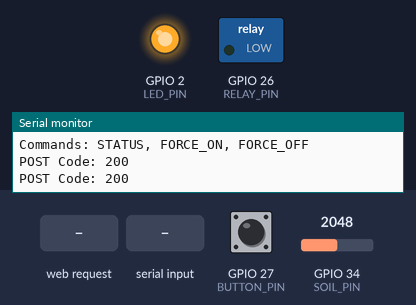
Bench run of a sketch on a simulated ESP32. On the bench: switched loads named in the sketch (green lamp = pin HIGH), output pins drawn as LEDs (lit = HIGH), the last lines printed to the serial monitor. The inputs (shaded band) are chosen by the test bench; at power-on: GPIO 27 (BUTTON_PIN) HIGH, GPIO 34 (SOIL_PIN) = 2048. WiFi joins after 1.5 s; servers stay silent unless stated; uploads are accepted with an empty reply.

Above: at 6.8 s.
6.9 s: HTTP request GET /off received
At 8.8 s:
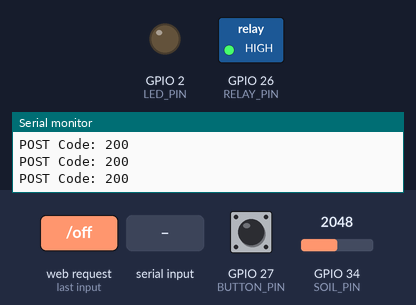
11.0 s: HTTP request GET /on received
At 12.5 s:
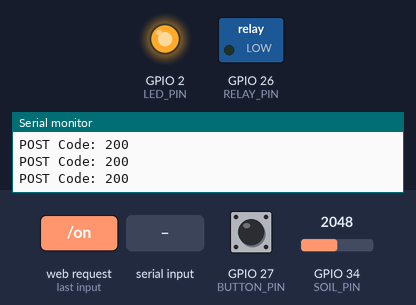
19.2 s: "FORCE_OFF\n" received over Serial
At 21.1 s:
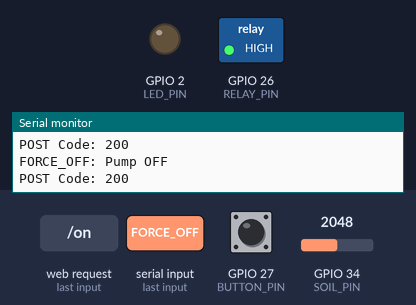
Timing chart, 0 to 22.6 s (numbered marks = the images above; inputs shaded):
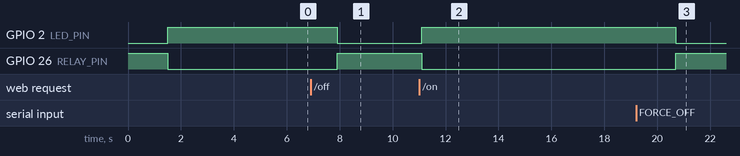

Measured:
- after the input at 6.9 s, GPIO 2 (LED_PIN): HIGH → LOW after 1.0 s; GPIO 26 (RELAY_PIN): LOW → HIGH after 1.0 s
- after the input at 11.0 s, GPIO 2 (LED_PIN): LOW → HIGH after 0.11 s; GPIO 26 (RELAY_PIN): HIGH → LOW after 0.11 s
- after the input at 19.2 s, GPIO 2 (LED_PIN): HIGH → LOW after 1.5 s; GPIO 26 (RELAY_PIN): LOW → HIGH after 1.5 s

The sketch:

task-09-v1.0-capstone.ino
```cpp
#include <WiFi.h>
#include <HTTPClient.h>
#include <WebServer.h>

#include "config.h"
#include "calibration.h"

bool pumpState = false;
bool manualMode = false;

WebServer webServer(80);

void connectWiFi() {
  WiFi.begin(WIFI_SSID, WIFI_PASSWORD);

  Serial.print("Connecting");

  while (WiFi.status() != WL_CONNECTED) {
    delay(500);
    Serial.print(".");
  }

  Serial.println();
  Serial.println("WiFi Connected");
  Serial.print("ESP32 IP Address: ");
  Serial.println(WiFi.localIP());
}

void setPump(bool state) {
  pumpState = state;

  if (RELAY_ACTIVE_LOW) {
    digitalWrite(RELAY_PIN, pumpState ? LOW : HIGH);
  } else {
    digitalWrite(RELAY_PIN, pumpState ? HIGH : LOW);
  }

  digitalWrite(LED_PIN, pumpState ? HIGH : LOW);
}

void relayON() {
  manualMode = true;
  setPump(true);
  webServer.send(200, "text/plain", "Relay ON");
}

void relayOFF() {
  manualMode = true;
  setPump(false);
  webServer.send(200, "text/plain", "Relay OFF");
}

void relaySTATUS() {
  String statusText = pumpState ? "ON" : "OFF";
  webServer.send(200, "text/plain", statusText);
}

int readSoilPercent(int rawSoil) {
  int soilPercent = map(rawSoil, SOIL_DRY_ADC, SOIL_WET_ADC, 0, 100);
  return constrain(soilPercent, 0, 100);
}

void sendTelemetry(int soilPercent) {
  if (WiFi.status() == WL_CONNECTED) {
    HTTPClient http;

    http.begin(SERVER_URL);
    http.addHeader("Content-Type", "application/json");
    http.addHeader("X-Iot-Lab-Key", API_KEY);

    String payload = "{\"soil_moisture_pct\":" + String(soilPercent) + "}";

    int code = http.POST(payload);

    Serial.print("POST Code: ");
    Serial.println(code);

    http.end();
  }
}

void setup() {
  Serial.begin(SERIAL_BAUD);

  pinMode(RELAY_PIN, OUTPUT);
  pinMode(LED_PIN, OUTPUT);
  pinMode(BUTTON_PIN, INPUT_PULLUP);

  setPump(false);

  connectWiFi();

  webServer.on("/on", relayON);
  webServer.on("/off", relayOFF);
  webServer.on("/status", relaySTATUS);

  webServer.begin();

  Serial.println("Web Server Started");
  Serial.println("Commands: STATUS, FORCE_ON, FORCE_OFF");
}

void loop() {
  webServer.handleClient();

  int rawSoil = analogRead(SOIL_PIN);
  int soilPercent = readSoilPercent(rawSoil);

  if (digitalRead(BUTTON_PIN) == LOW) {
    manualMode = !manualMode;
    setPump(!pumpState);
    delay(BUTTON_DEBOUNCE_MS);
  }

  if (!manualMode) {
    if (rawSoil > DRY_THRESHOLD) {
      setPump(true);
    } else {
      setPump(false);
    }
  }

  if (Serial.available()) {
    String cmd = Serial.readStringUntil('\n');
    cmd.trim();

    if (cmd == "STATUS") {
      Serial.println("=== STATUS ===");

      Serial.print("Raw Soil: ");
      Serial.println(rawSoil);

      Serial.print("Soil Moisture %: ");
      Serial.println(soilPercent);

      Serial.print("Pump: ");
      Serial.println(pumpState ? "ON" : "OFF");

      Serial.print("Mode: ");
      Serial.println(manualMode ? "MANUAL" : "AUTO");
    }

    else if (cmd == "FORCE_ON") {
      manualMode = true;
      setPump(true);
      Serial.println("FORCE_ON: Pump ON");
    }

    else if (cmd == "FORCE_OFF") {
      manualMode = true;
      setPump(false);
      Serial.println("FORCE_OFF: Pump OFF");
    }

    else {
      Serial.println("Unknown command");
    }
  }

  sendTelemetry(soilPercent);

  delay(TELEMETRY_INTERVAL_MS);
}
```

calibration.h
```cpp
#ifndef CALIBRATION_H
#define CALIBRATION_H

// Soil Sensor Calibration
// Change these values based on your actual dry and wet readings
#define SOIL_DRY_ADC  4095
#define SOIL_WET_ADC  0

// Soil Threshold
// If raw soil value is greater than this, soil is considered dry
#define DRY_THRESHOLD 2000

#endif
```

config.h
```cpp
#ifndef CONFIG_H
#define CONFIG_H

// Pin Configuration
#define SOIL_PIN    34
#define RELAY_PIN   26
#define BUTTON_PIN  27
#define LED_PIN      2

// Relay Configuration
#define RELAY_ACTIVE_LOW true

// Serial Configuration
#define SERIAL_BAUD 115200

// Timing Configuration
#define TELEMETRY_INTERVAL_MS 3000
#define BUTTON_DEBOUNCE_MS   300

// WiFi Credentials
const char* WIFI_SSID = "YOUR_WIFI_SSID";
const char* WIFI_PASSWORD = "YOUR_WIFI_PASSWORD";

// IoT Lab / Server Configuration
const char* API_KEY = "YOUR_API_KEY";
const char* SERVER_URL = "SERVER_URL";

#endif
```
